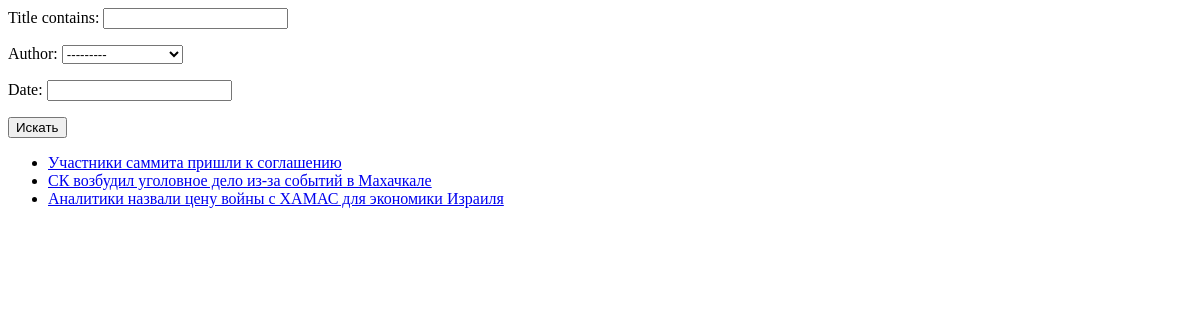
Page /news/search/ on the earlier database version.
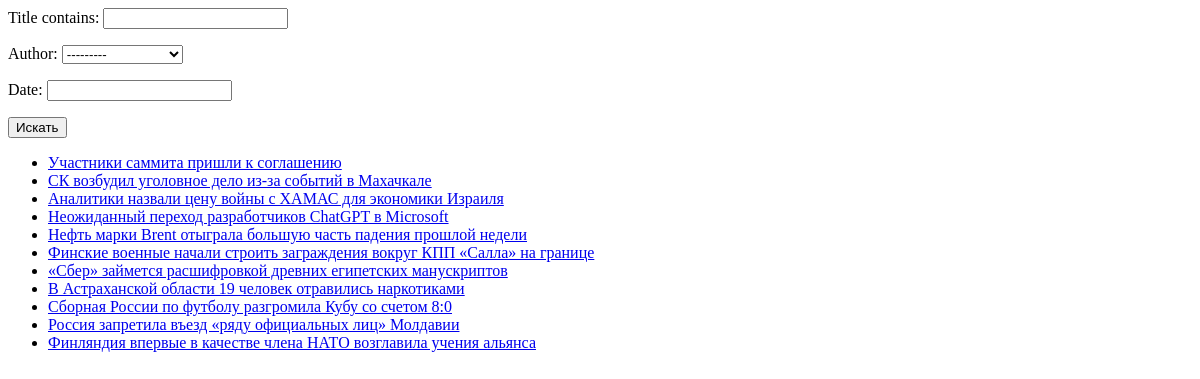
Same page on the later database version.
### economical_news/models.py (models this page shows)
class News(models.Model):
    author = models.ForeignKey(Author, on_delete=models.CASCADE, null=True, blank=True)
    title = models.CharField(max_length=255)
    date = models.DateTimeField(auto_now_add=True)
    text = models.TextField()

### economical_news/views.py (the view)
# urls.py: path('news/search/', search_news, name='search_news'),
def search_news(request):
    news_filter = NewsFilter(request.GET, queryset=News.objects.all())
    return render(request, 'economical_news/search_results.html', {'filter': news_filter})

### economical_news/templates/economical_news/search_results.html
{% block content %}
<form method="get">
    {{ filter.form.as_p }}
    <button type="submit">Искать</button>
</form>
<ul>
    {% for news in filter.qs %}
        <li>
            <a href="{% url 'news_detail' news.pk %}">{{ news.title }}</a>
        </li>
    {% empty %}
        <li>Новостей не найдено.</li>
    {% endfor %}
</ul>
{% endblock %}

Differences in the rows shown:
added News: title "Неожиданный переход разработчиков ChatGPT в Microsoft"
added News: title "Нефть марки Brent отыграла большую часть падения прошлой недели"
added News: title "Финские военные начали строить заграждения вокруг КПП «Салла» на границе"
added News: title "«Сбер» займется расшифровкой древних египетских манускриптов"
added News: title "В Астраханской области 19 человек отравились наркотиками"
added News: title "Сборная России по футболу разгромила Кубу со счетом 8:0"
added News: title "Россия запретила въезд «ряду официальных лиц» Молдавии"
added News: title "Финляндия впервые в качестве члена НАТО возглавила учения альянса"
